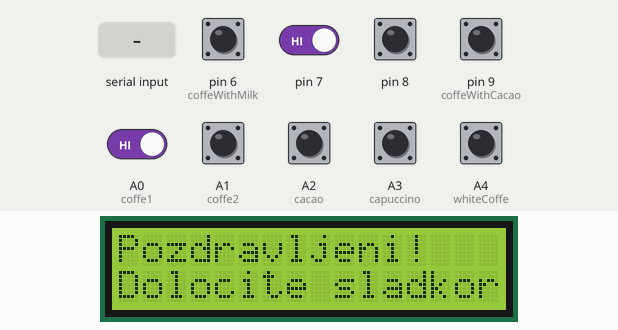
The sketch below on a simulated Arduino Uno, built with avr-gcc and run on an emulated ATmega328P. Shown: 16×2 character LCD. Inputs (shaded band) come from the test bench; at power-on: A0 (coffe1), A1 (coffe2), A2 (cacao), A3 (capuccino), A4 (whiteCoffe), pin 6 (coffeWithMilk), pin 7, pin 8, pin 9 (coffeWithCacao) HIGH. What the sketch prints to the serial monitor is not drawn.

Above: at 1.2 s.
1.3 s: pin 6 (coffeWithMilk) pulled LOW for 0.15 s
At 1.6 s:
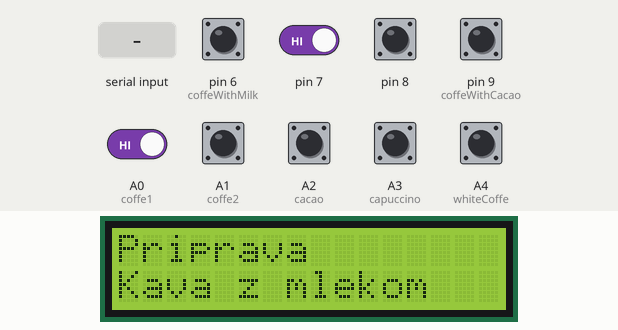
4.4 s: "E" received over Serial
At 5.2 s:
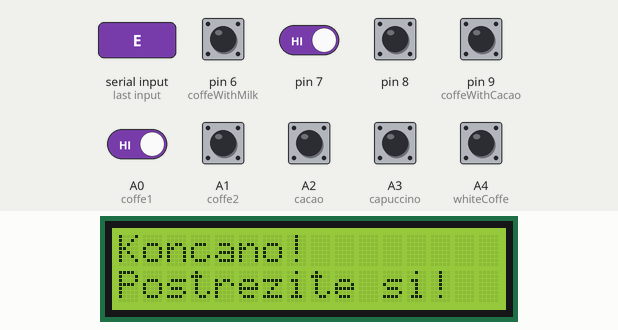
5.9 s: pin 7 driven LOW and A0 (coffe1) driven LOW
8.9 s: pin 8 pulled LOW for 1 s
At 9.8 s:
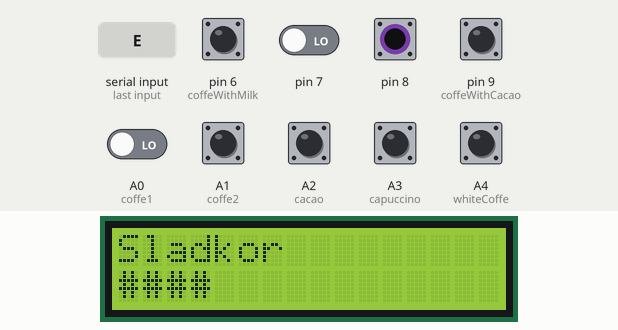
Timing chart, 0 to 11.9 s (numbered marks = the images above; inputs shaded):
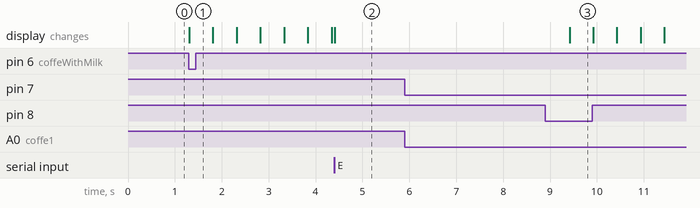

Measured:
- after the input at 1.3 s, the display: changes at once (image 1)
- after the input at 4.4 s, the display: changes at once (image 2)
- after the input at 5.9 s, every drawn part: stays the same
- after the input at 8.9 s, the display: changes after 0.52 s (image 3)

The sketch:

userInputReader.ino
```cpp
#include <LiquidCrystal.h>
#include "Button.h"
#include "Sugar.h"
LiquidCrystal lcd(12, 11, 5, 4, 3, 2);
Button coffe1(A0);
Button coffe2(A1);
Button cacao(A2);
Button capuccino(A3);
Button whiteCoffe(A4);
Button coffeWithMilk(6);
Button coffeWithCacao(9);
Sugar sugar(7,8);
bool sugarF=false;
unsigned long m;

void setup() {
  m=millis();
  lcd.begin(16, 2);
  lcd.print("Pozdravljeni!");
  lcd.setCursor(0, 1);
  lcd.print("Dolocite sladkor");
  Serial.begin(9600);
}

void loop() {
  if(coffe1.read())sendData('A');
  if(coffe2.read())sendData('B');
  if(cacao.read())sendData('C');
  if(capuccino.read())sendData('D');
  if(whiteCoffe.read())sendData('E');
  if(coffeWithMilk.read())sendData('F');
  if(coffeWithCacao.read())sendData('G');

  if(millis()-m>2000&&sugarF){
    lcd.clear();
    lcd.setCursor(0,0);
    lcd.print("Izberite napitek");
    sugarF=false;
  }
  if(sugar.isChanged()){
    sugarPrint();
    sugarF=true;
    m=millis();
  }
}
void sendData(char mode){
  Serial.write('S');
  Serial.write(mode);
  Serial.write(sugar.sugar);
  String t;
  switch(mode){
    case 'A': t="Kava 1"; break;
    case 'B': t="Kava 2"; break;
    case 'C': t="Kakav"; break;
    case 'D': t="Kapucino"; break;
    case 'E': t="Bela kava"; break;
    case 'F': t="Kava z mlekom"; break;
    case 'G': t="Cokoladna kava"; break;
  }
  byte p=0;
  while(Serial.read()!='E'){
    if(millis()-m>500){
      m=millis();
      lcd.clear();
      lcd.setCursor(0,0);
      lcd.print("Priprava");
      for(byte i=0;i<p;i++)
        lcd.print(".");
      p=(p+1)%4;
      lcd.setCursor(0,1);
      lcd.print(t);
      m=millis();
    }
  }
  lcd.clear();
  lcd.setCursor(0,0);
  lcd.print("Koncano!");
  lcd.setCursor(0,1);
  lcd.print("Postrezite si!");
  delay(5000);
  sugar.sugar=3;
  sugarF=false;
  lcd.clear();
  lcd.setCursor(0,0);
  lcd.print("Pozdravljeni!");
  lcd.setCursor(0, 1);
  lcd.print("Dolocite sladkor");
}
void sugarPrint(){
  lcd.clear();
  lcd.setCursor(0, 0);
  lcd.print("Sladkor");
  lcd.setCursor(0,1);
  for(byte i =0;i<sugar.sugar;i++)
    lcd.print("#");
}
```

Button.cpp
```cpp
#include "Arduino.h"
#include "Button.h"
Button::Button(int pin){
  this->pin=pin;
  pinMode(pin,INPUT_PULLUP);
}
boolean Button::read(){
  boolean curr=!digitalRead(pin);
  if(!prev&&curr){//previous is 0 current is 1
    prev=curr;
    return true;
  }
  prev=curr;
  return false;
}
```

Button.h
```cpp
#ifndef Button_h
#define Button_h
class Button{
  public:
    Button(int pin);
    boolean read();
  private:
    int pin;
    int prev;
};
#endif
```

Sugar.cpp
```cpp
#include "Arduino.h"
#include "Sugar.h"
#include "Button.h"
Sugar::Sugar(int pin0,int pin1):add(pin1),rem(pin0){}
boolean Sugar::isChanged(){
  if(add.read()){
    sAdd();
    return true;
  }
  if(rem.read()){
    sRemove();
    return true;
  }
  return false;
}
void Sugar::sAdd(){
  if(sugar<5)sugar++;
}
void Sugar::sRemove(){
  if(sugar>0)
    sugar--;
}
```

Sugar.h
```cpp
#ifndef Sugar_h
#define Sugar_h
#include "Button.h"
class Sugar{
  public:
    Sugar(int pin0,int pin1);
    boolean isChanged();
    byte sugar=3;
  private:
    Button add,rem;
    void sAdd();
    void sRemove();
};
#endif
```
